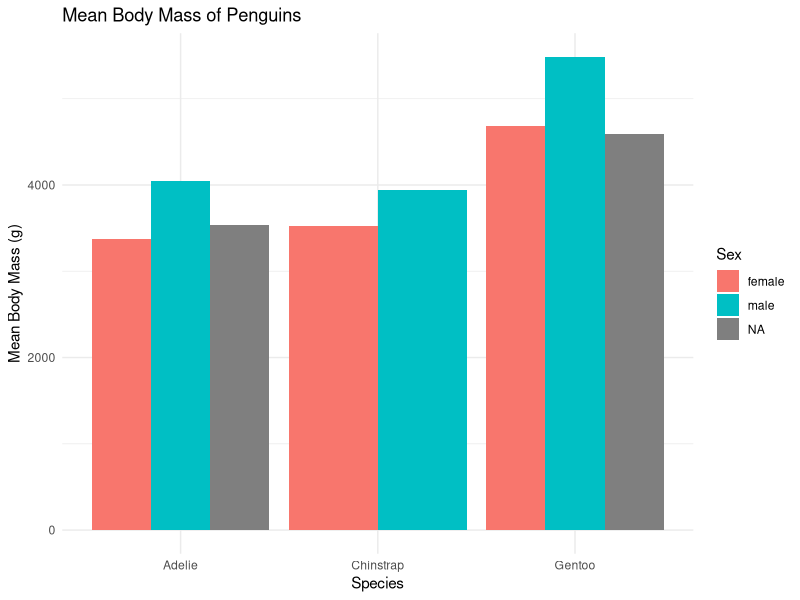

Generate this figure with R:
## ---- chunk 1
#| message: false
#| warning: false
library(palmerpenguins)
library(tidyverse)
library(ggplot2)
## ---- chunk 2
median_mass <- penguins |>
  group_by(species) |>
  summarise(
    median_body_mass = median(body_mass_g, na.rm = TRUE)
  )

median_mass
## ---- chunk 3
#| message: false
#| warning: false
penguin_features <- penguins |> 
  group_by(species, sex) |> 
  summarise(
    mean_bill_length = mean(bill_length_mm, na.rm = TRUE), 
    mean_bill_depth = mean(bill_depth_mm, na.rm = TRUE),
    mean_flipper_length = mean(flipper_length_mm, na.rm = TRUE), 
    mean_body_mass = mean(body_mass_g, na.rm = TRUE)
  )

penguin_features
## ---- chunk 4
#| label: fig-penguin-mass
#| fig-cap: "Mean body mass of penguins by species and sex."
ggplot(penguin_features, 
       aes(x = species, y = mean_body_mass, fill = sex)) +
  geom_col(position = "dodge") +
  labs(
    title = "Mean Body Mass of Penguins",
    x = "Species",
    y = "Mean Body Mass (g)",
    fill = "Sex"
  ) +
  theme_minimal()
